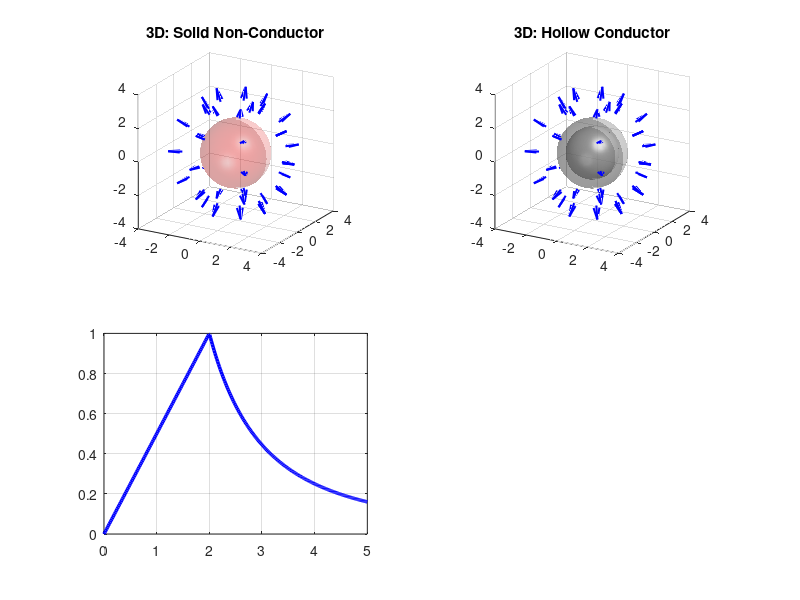

Here is the MATLAB script that generated this plot: (Note: this script raises an error after producing the figure.)
% Comprehensive Gauss Law: 3D Spheres and 2D Field Graphs
clear; clc; close all;

% Create a taller figure window to fit the 2x2 grid comfortably
figure('Name', 'Gauss Law: 3D vs 2D', 'Position', [50, 50, 1000, 800]);

% --- Shared Geometry Variables ---
[X, Y, Z] = sphere(40);
R_main = 2; % Outer radius for both spheres
[phi, th] = meshgrid(linspace(pi/6, 5*pi/6, 5), linspace(0, 2*pi, 8));
xin = 1 * sin(phi).*cos(th); yin = 1 * sin(phi).*sin(th); zin = 1 * cos(phi);
xout = 3 * sin(phi).*cos(th); yout = 3 * sin(phi).*sin(th); zout = 3 * cos(phi);

% Radius vector for the 2D line plots (0 to 5)
r_line = linspace(0, 5, 300);

%% TOP LEFT: Solid Sphere 3D
subplot(2, 2, 1);
hold on; grid on; axis equal; title('3D: Solid Non-Conductor');
surf(R_main*X, R_main*Y, R_main*Z, 'FaceColor', 'r', 'EdgeColor', 'none', 'FaceAlpha', 0.2);
quiver3(xin, yin, zin, xin*0.5, yin*0.5, zin*0.5, 0, 'b', 'LineWidth', 1.5, 'MaxHeadSize', 0.5);
quiver3(xout, yout, zout, (xout/3)*0.8, (yout/3)*0.8, (zout/3)*0.8, 0, 'b', 'LineWidth', 1.5, 'MaxHeadSize', 0.5);
view(30, 20); camlight right; lighting gouraud;
xlim([-4 4]); ylim([-4 4]); zlim([-4 4]);

%% TOP RIGHT: Hollow Conductor 3D
subplot(2, 2, 2);
hold on; grid on; axis equal; title('3D: Hollow Conductor');
surf(1.5*X, 1.5*Y, 1.5*Z, 'FaceColor', [0.7 0.7 0.7], 'EdgeColor', 'none', 'FaceAlpha', 0.5);
surf(R_main*X, R_main*Y, R_main*Z, 'FaceColor', [0.4 0.4 0.4], 'EdgeColor', 'none', 'FaceAlpha', 0.3);
quiver3(xout, yout, zout, (xout/3)*0.8, (yout/3)*0.8, (zout/3)*0.8, 0, 'b', 'LineWidth', 1.5, 'MaxHeadSize', 0.5);
view(30, 20); camlight right; lighting gouraud;
xlim([-4 4]); ylim([-4 4]); zlim([-4 4]);

%% BOTTOM LEFT: Solid Sphere 2D Graph (E vs r)
subplot(2, 2, 3);
E_solid = zeros(size(r_line));
in = r_line <= R_main;
out = r_line > R_main;
E_solid(in) = 0.5 * r_line(in);          % Inside: E grows linearly
E_solid(out) = 4 ./ (r_line(out).^2);    % Outside: E decays as 1/r^2 

plot(r_line, E_solid, 'b', 'LineWidth', 2.5);
hold on; grid on;
xline(R_main, 'r--', 'Surface (r = 2)', 'LabelVerticalAlignment', 'bottom');
title('2D: Solid Sphere (E vs r)');
xlabel('Distance from center (r)'); ylabel('Electric Field (E)');
ylim([0, 1.5]);

%% BOTTOM RIGHT: Hollow Conductor 2D Graph (E vs r)
subplot(2, 2, 4);
E_hollow = zeros(size(r_line));
% Field is 0 inside cavity (r<1.5) and inside metal wall (1.5 <= r <= 2)
outside_metal = r_line > R_main;
E_hollow(outside_metal) = 4 ./ (r_line(outside_metal).^2);

plot(r_line, E_hollow, 'b', 'LineWidth', 2.5);
hold on; grid on;
xline(1.5, 'k--', 'Inner Wall', 'LabelVerticalAlignment', 'bottom');
xline(R_main, 'r--', 'Outer Wall', 'LabelVerticalAlignment', 'bottom');
title('2D: Hollow Conductor (E vs r)');
xlabel('Distance from center (r)'); ylabel('Electric Field (E)');
ylim([0, 1.5]);
